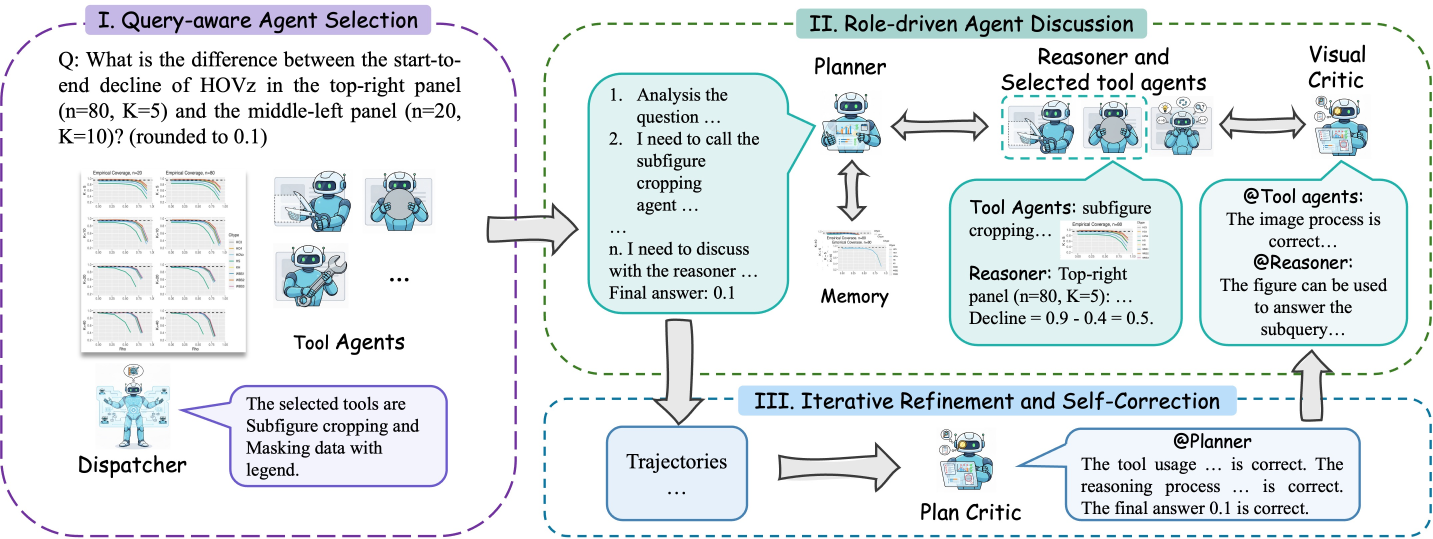
#> input picture assets/pipeline.jpg, 4299 x 1617 px (shown at 1/3 size)
$ python -i mask_lines.py   (imports and definitions only)
#> lines starting #> are read from the running program, lines starting #| are printed output that depends on the picture
import cv2
import numpy as np
from typing import Tuple, List, Union, Dict, Any, Optional
import matplotlib.colors as mcolors
from PIL import Image
from pathlib import Path
from sklearn.cluster import KMeans
from bm3d import bm3d, BM3DStages


# [48 lines left out: functions get_color, get_background_color, not called in this run]


def denoise_bm3d_luma(
    img_path: str, out_path: str, sigma: float = 25 / 255, one_stage: bool = True
):
    """
    Apply BM3D denoising to the luminance channel only (YCrCb color space).
    Preserves chrominance channels to avoid color shifts.
    """
#> called with img_path = '../../assets/pipeline.jpg', out_path = 'out.png', sigma = 0.098, one_stage = True
    # Read image and convert to YCrCb color space
    bgr = cv2.imread(img_path, cv2.IMREAD_COLOR)
#> bgr is the input picture: shape (1617, 4299, 3); mean B, G, R 235.4, 232.9, 227.1
    if bgr is None:
        raise FileNotFoundError(img_path)
    ycrcb = cv2.cvtColor(bgr, cv2.COLOR_BGR2YCrCb).astype(np.float32) / 255.0
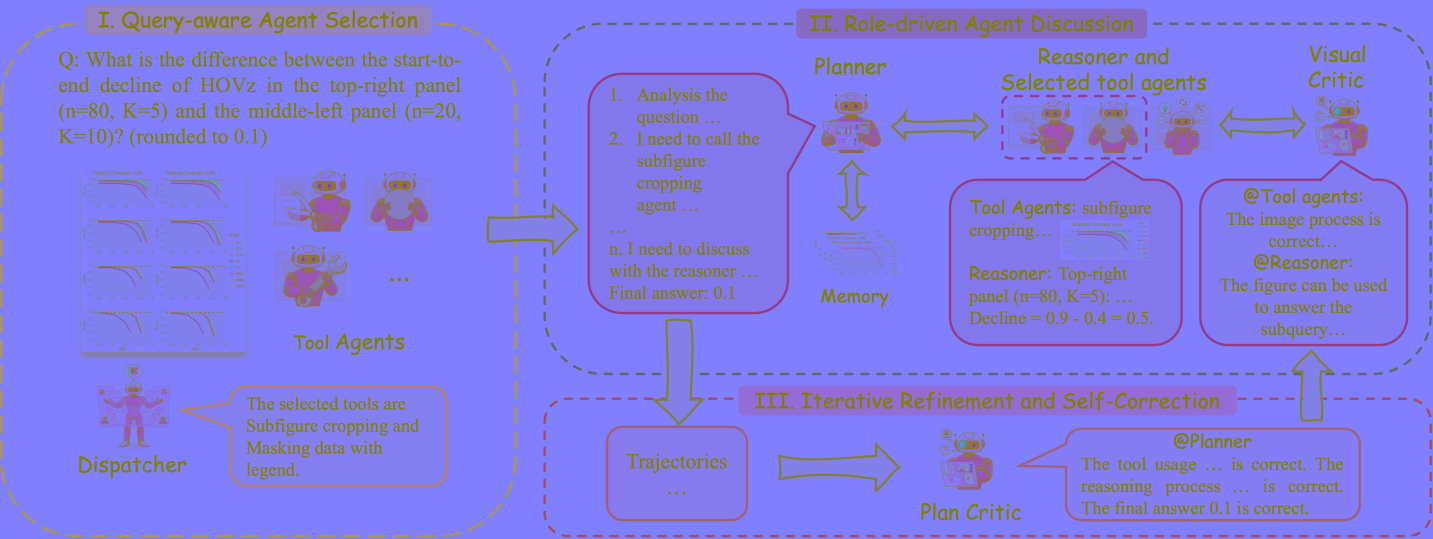
#> ycrcb: shape (1617, 4299, 3) float32 (shown at 1/3 size); mean B, G, R 0.922, 0.493, 0.505
    y, cr, cb = cv2.split(ycrcb)
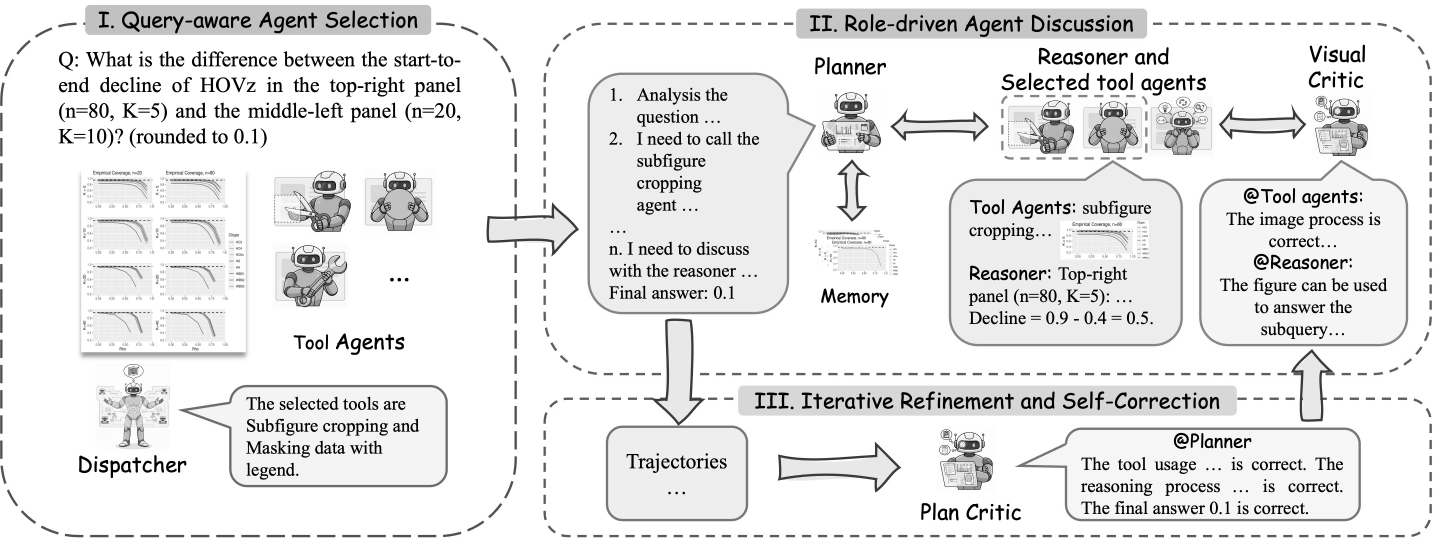
#> y: shape (1617, 4299) float32 (shown at 1/3 size); min 0, max 1, mean 0.908
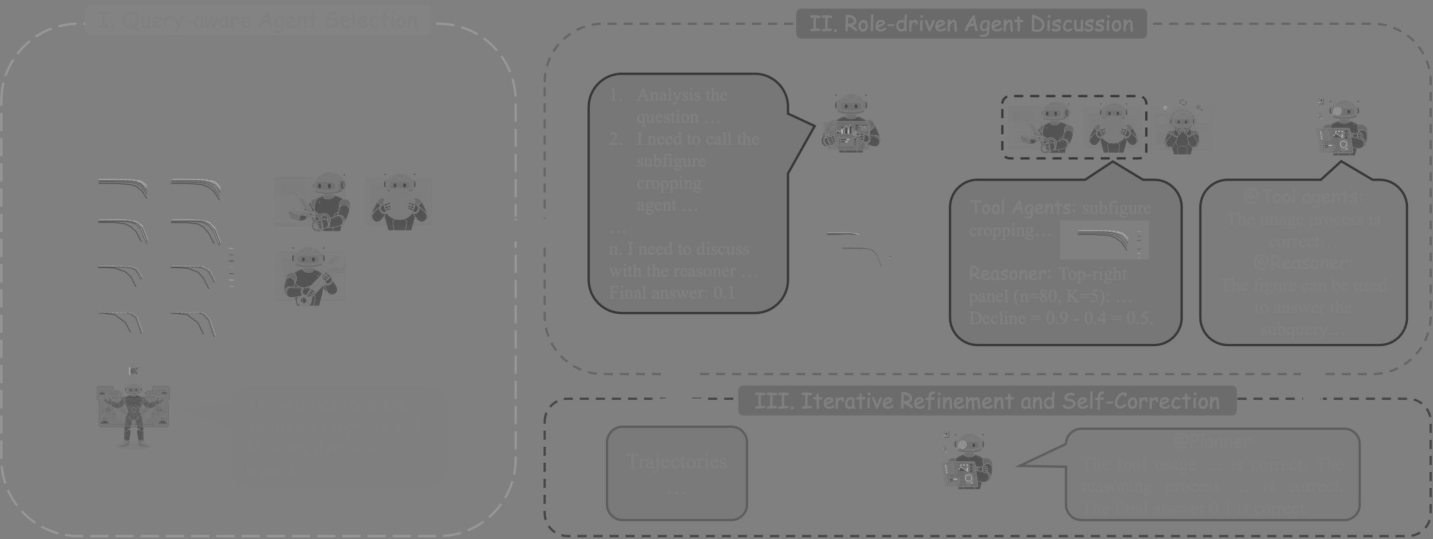
#> cr: shape (1617, 4299) float32 (shown at 1/3 size); min 0.192, max 0.753, mean 0.49
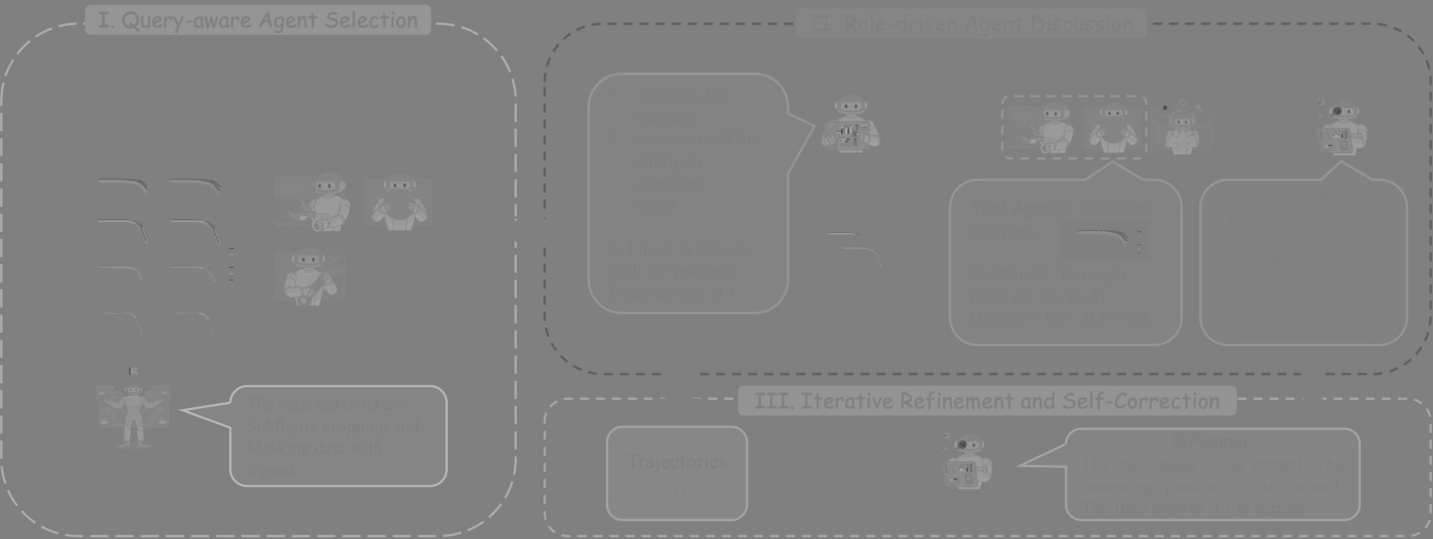
#> cb: shape (1617, 4299) float32 (shown at 1/3 size); min 0.231, max 0.745, mean 0.511

    # Apply BM3D denoising only to luminance (Y) channel
    stage = BM3DStages.HARD_THRESHOLDING if one_stage else BM3DStages.ALL_STAGES
#> (the run stopped early here; a loop or call above may not have finished)
